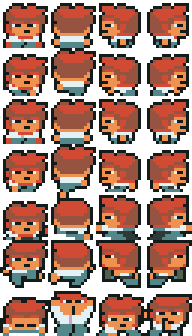
#> input picture .anbu/design/avatar/source/ninja-adventure-boy-spritesheet.png, 64 x 112 px (shown 3 times larger)
$ python recolor_sheet.py
#> lines starting #> are read from the running program, lines starting #| are printed output that depends on the picture
#!/usr/bin/env python3
"""Recolor Ninja Adventure 'Boy' (CC0) into Devansh: black swept hair, white shirt, navy trousers, warm brown skin."""
from PIL import Image
import os
here = os.path.dirname(os.path.abspath(__file__))
src = Image.open(os.path.join(here, "source", "ninja-adventure-boy-spritesheet.png")).convert("RGBA")
#> src is the input picture: PIL image 64x112 RGBA; mean R, G, B, A 103.5, 64.6, 51.1, 187.1
sheet = src.crop((0, 0, 64, 64))
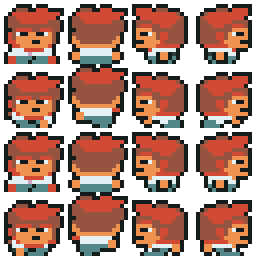
#> sheet: PIL image 64x64 RGBA (shown 4 times larger); mean R, G, B, A 103.7, 62.9, 49.4, 184.8; transparent parts drawn white
HAIR_HI, HAIR_LO = (43, 52, 72, 255), (18, 22, 31, 255)
SKIN, SKIN_SH = (198, 138, 91, 255), (143, 90, 56, 255)
NAVY, NAVY_DK, SHOE = (43, 58, 92, 255), (30, 40, 68, 255), (27, 34, 54, 255)
SHIRT, SHIRT_SH = (242, 244, 248, 255), (201, 211, 227, 255)
M = {
    (209, 75, 52, 255): "red", (150, 83, 64, 255): HAIR_LO, (239, 145, 79, 255): SKIN,
    (84, 135, 137, 255): NAVY, (227, 241, 245, 255): SHIRT, (46, 57, 57, 255): (20, 27, 27, 255),
    (81, 97, 78, 255): NAVY_DK, (211, 162, 192, 255): SKIN_SH,
}
out = Image.new("RGBA", sheet.size, (0, 0, 0, 0))
#> out: PIL image 64x64 RGBA; every value is 0
for y in range(64):
    for x in range(64):
        p = sheet.getpixel((x, y))
        if p[3] == 0:
            continue
        v = M.get(p, p)
        if v == "red":
            v = SHOE if (y % 16) >= 11 else HAIR_HI
        out.putpixel((x, y), v)
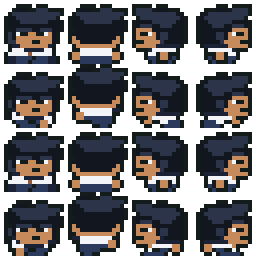
#> out: PIL image 64x64 RGBA (shown 4 times larger); mean R, G, B, A 45.7, 44.2, 46.2, 184.8; transparent parts drawn white
out.save(os.path.join(here, "devansh-walk-sheet-64x64.png"))
out.resize((384, 384), Image.NEAREST).save(os.path.join(here, "devansh-walk-sheet-preview-6x.png"))
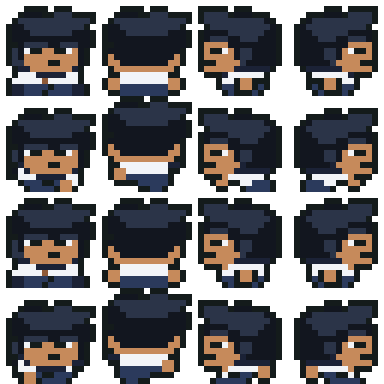
#> saved as devansh-walk-sheet-preview-6x.png: PIL image 384x384 RGBA; mean R, G, B, A 45.7, 44.2, 46.2, 184.8; transparent parts drawn white
# single idle front frame (column 0 = down, row 0 = idle), plus 6x
out.crop((0, 0, 16, 16)).save(os.path.join(here, "devansh-idle-down-16x16.png"))
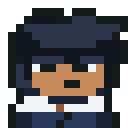
#> saved as devansh-idle-down-16x16.png: PIL image 16x16 RGBA (shown 8 times larger); mean R, G, B, A 54.2, 52.7, 55.7, 199.2; transparent parts drawn white
print("ok")
